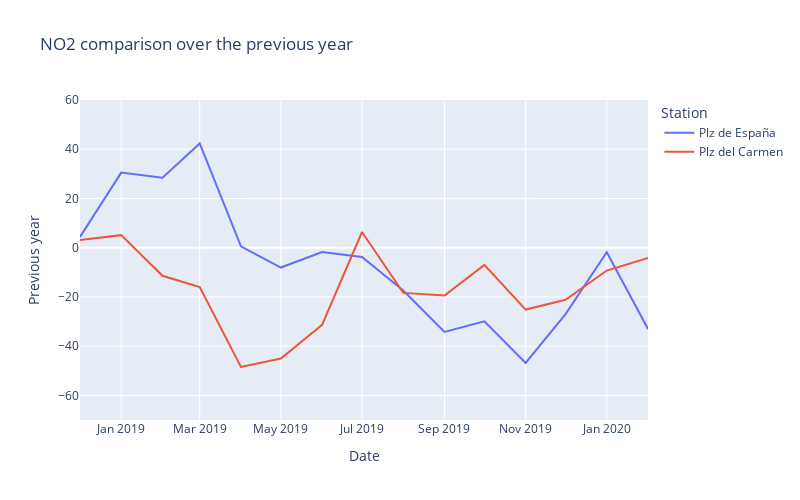

The notebook cell this image was saved under:
### Code cell
fig = px.line(all_data_MadC, x=all_data_MadC.index, y="Previous year", color="Station", title="NO2 comparison over the previous year")
fig.update_yaxes(range=[-70,60])
fig.update_layout(autosize=True, width=800, height=500)
fig.show()

### Figure 1 — Plotly figure (JSON) as saved in the notebook; plotly's stock layout.template omitted (floating-point values rounded to 4 significant figures)
{"data": [{"hovertemplate": "Station=Plz de España<br>Date=%{x}<br>Previous year=%{y}<extra></extra>", "legendgroup": "Plz de España", "line": {"color": "#636efa", "dash": "solid"}, "mode": "lines", "name": "Plz de España", "orientation": "v", "showlegend": true, "type": "scatter", "x": ["2018-12-01T00:00:00", "2019-01-01T00:00:00", "2019-02-01T00:00:00", "2019-03-01T00:00:00", "2019-04-01T00:00:00", "2019-05-01T00:00:00", "2019-06-01T00:00:00", "2019-07-01T00:00:00", "2019-08-01T00:00:00", "2019-09-01T00:00:00", "2019-10-01T00:00:00", "2019-11-01T00:00:00", "2019-12-01T00:00:00", "2020-01-01T00:00:00", "2020-02-01T00:00:00"], "xaxis": "x", "y": [4.4, 30.51, 28.4, 42.34, 0.5581, -8.067, -1.743, -3.791, -17.37, -34.2, -29.93, -46.84, -26.96, -1.847, -33.01], "yaxis": "y"}, {"hovertemplate": "Station=Plz del Carmen<br>Date=%{x}<br>Previous year=%{y}<extra></extra>", "legendgroup": "Plz del Carmen", "line": {"color": "#EF553B", "dash": "solid"}, "mode": "lines", "name": "Plz del Carmen", "orientation": "v", "showlegend": true, "type": "scatter", "x": ["2018-12-01T00:00:00", "2019-01-01T00:00:00", "2019-02-01T00:00:00", "2019-03-01T00:00:00", "2019-04-01T00:00:00", "2019-05-01T00:00:00", "2019-06-01T00:00:00", "2019-07-01T00:00:00", "2019-08-01T00:00:00", "2019-09-01T00:00:00", "2019-10-01T00:00:00", "2019-11-01T00:00:00", "2019-12-01T00:00:00", "2020-01-01T00:00:00", "2020-02-01T00:00:00"], "xaxis": "x", "y": [3.163, 5.096, -11.41, -15.96, -48.42, -45.05, -31.35, 6.371, -18.36, -19.4, -6.972, -25.13, -21.15, -9.284, -4.18], "yaxis": "y"}], "layout": {"autosize": true, "height": 500, "legend": {"title": {"text": "Station"}, "tracegroupgap": 0}, "title": {"text": "NO2 comparison over the previous year"}, "width": 800, "xaxis": {"anchor": "y", "autorange": true, "domain": [0, 1], "range": ["2018-12-01", "2020-02-01"], "title": {"text": "Date"}, "type": "date"}, "yaxis": {"anchor": "x", "domain": [0, 1], "range": [-70, 60], "title": {"text": "Previous year"}, "type": "linear"}}}
